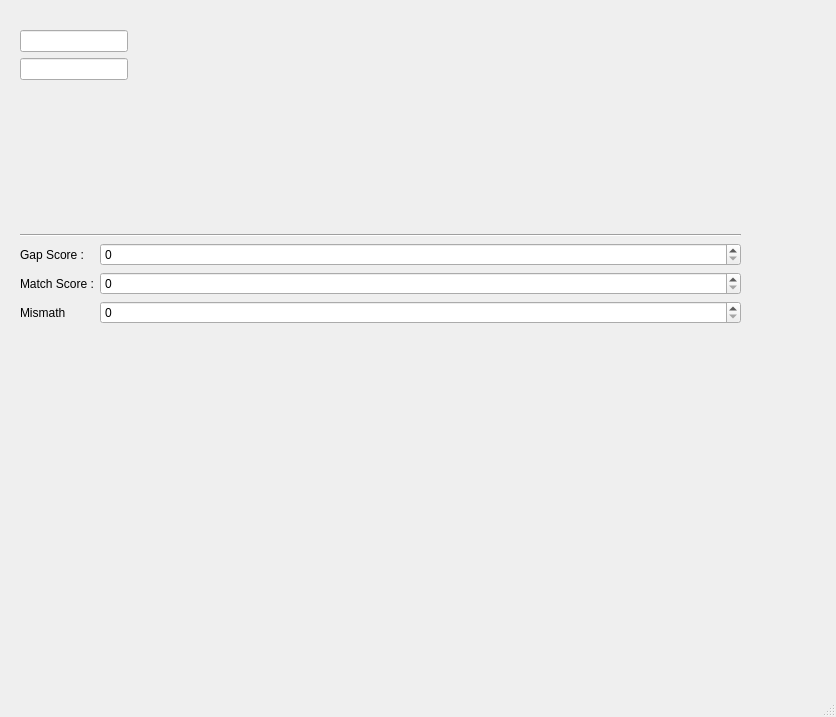
<?xml version="1.0" encoding="UTF-8"?>
<ui version="4.0">
 <class>DP_Visualiser</class>
 <widget class="QMainWindow" name="DP_Visualiser">
  <property name="geometry">
   <rect>
    <x>0</x>
    <y>0</y>
    <width>836</width>
    <height>717</height>
   </rect>
  </property>
  <property name="windowTitle">
   <string>DP_Visualiser</string>
  </property>
  <widget class="QWidget" name="centralwidget">
   <widget class="QWidget" name="widget" native="true">
    <property name="geometry">
     <rect>
      <x>20</x>
      <y>30</y>
      <width>721</width>
      <height>411</height>
     </rect>
    </property>
    <layout class="QVBoxLayout" name="verticalLayout">
     <item>
      <layout class="QFormLayout" name="formLayout">
       <item row="0" column="0">
        <widget class="QLineEdit" name="lineEdit"/>
       </item>
       <item row="1" column="0">
        <widget class="QLineEdit" name="lineEdit_2"/>
       </item>
      </layout>
     </item>
     <item>
      <widget class="QFrame" name="frame">
       <property name="frameShape">
        <enum>QFrame::HLine</enum>
       </property>
       <property name="frameShadow">
        <enum>QFrame::Sunken</enum>
       </property>
      </widget>
     </item>
     <item>
      <layout class="QFormLayout" name="formLayout_2">
       <item row="0" column="0">
        <widget class="QLabel" name="label">
         <property name="text">
          <string>Gap Score :</string>
         </property>
        </widget>
       </item>
       <item row="0" column="1">
        <widget class="QSpinBox" name="spinBox"/>
       </item>
       <item row="1" column="0">
        <widget class="QLabel" name="label_2">
         <property name="text">
          <string>Match Score :</string>
         </property>
        </widget>
       </item>
       <item row="1" column="1">
        <widget class="QSpinBox" name="spinBox_2"/>
       </item>
       <item row="2" column="0">
        <widget class="QLabel" name="label_3">
         <property name="text">
          <string>Mismath</string>
         </property>
        </widget>
       </item>
       <item row="2" column="1">
        <widget class="QSpinBox" name="spinBox_3"/>
       </item>
      </layout>
     </item>
    </layout>
   </widget>
  </widget>
  <widget class="QMenuBar" name="menubar">
   <property name="geometry">
    <rect>
     <x>0</x>
     <y>0</y>
     <width>836</width>
     <height>21</height>
    </rect>
   </property>
  </widget>
  <widget class="QStatusBar" name="statusbar"/>
 </widget>
 <resources/>
 <connections/>
</ui>
